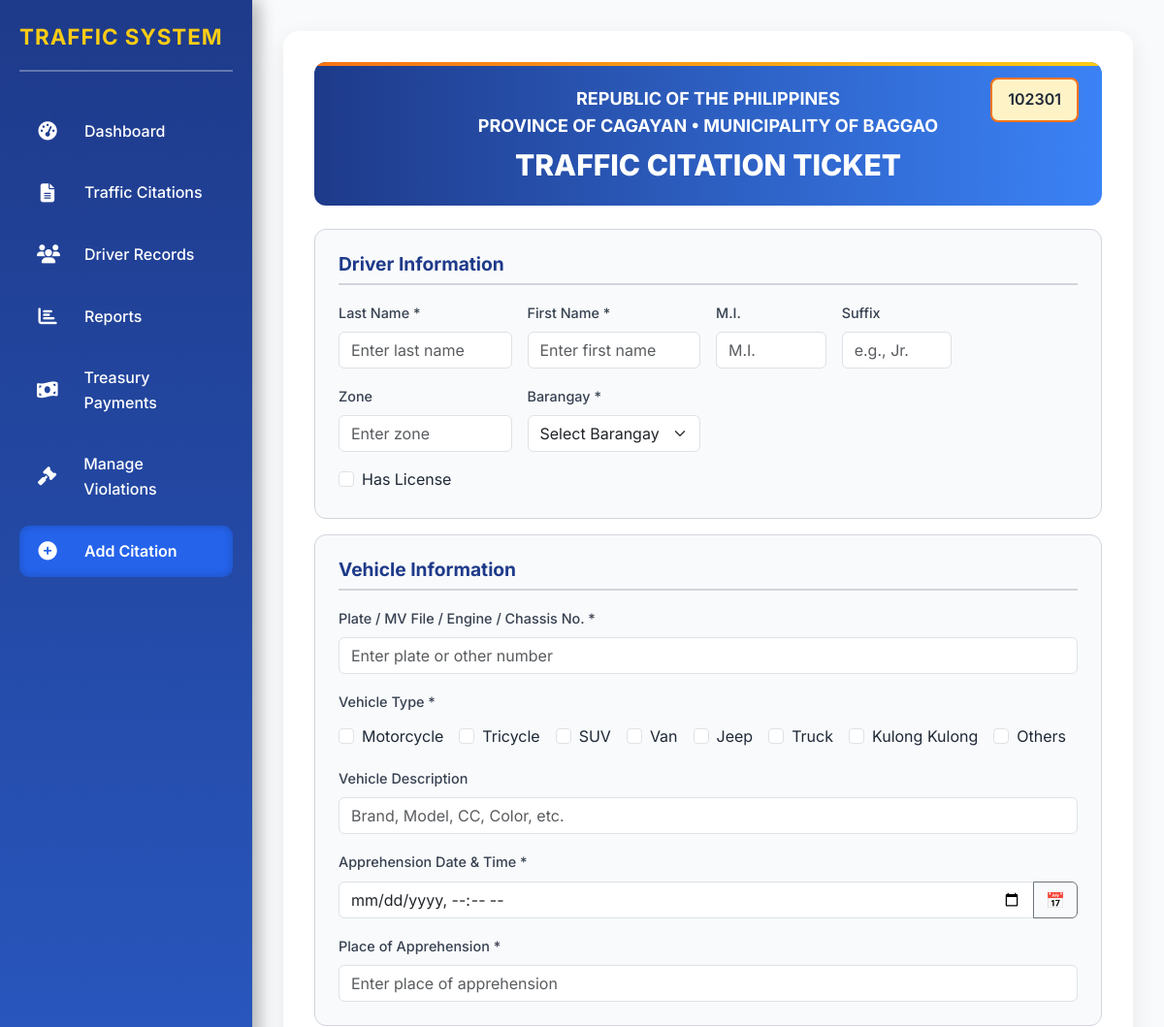
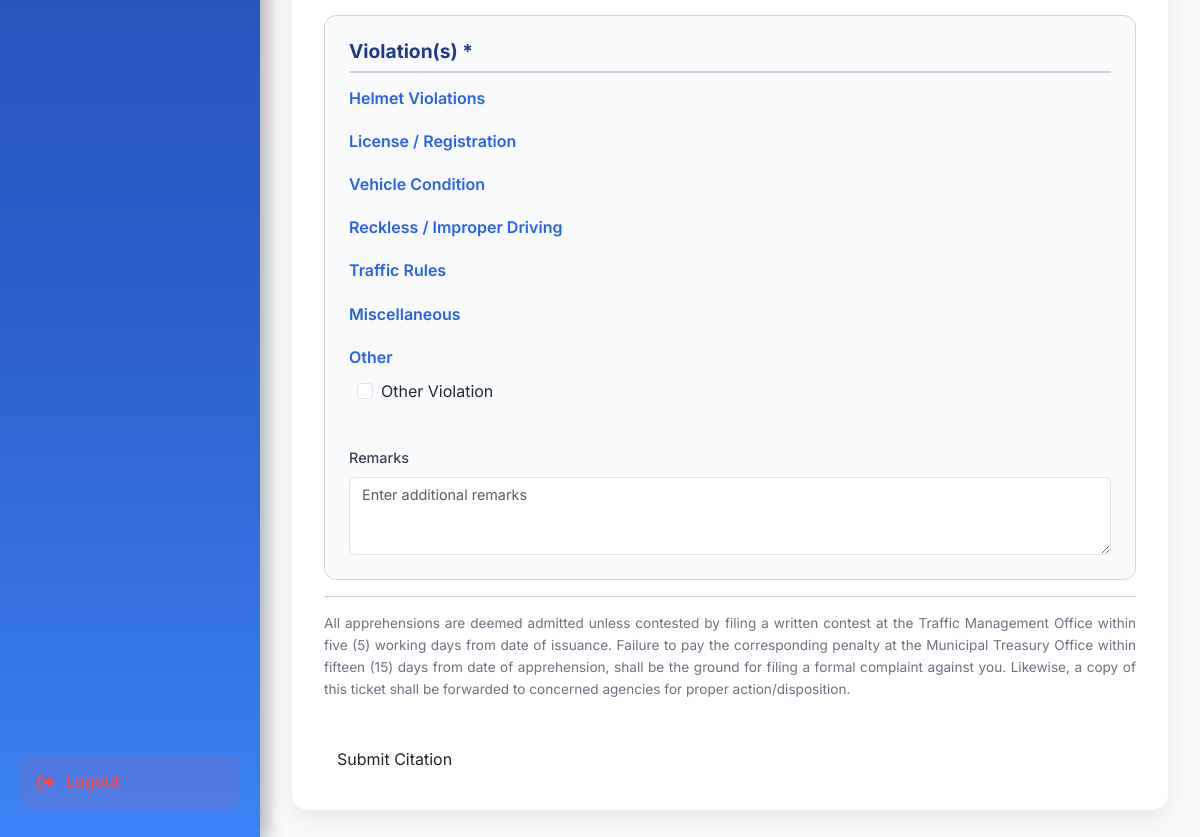
The app's page /, older data (2 pictures, top to bottom).
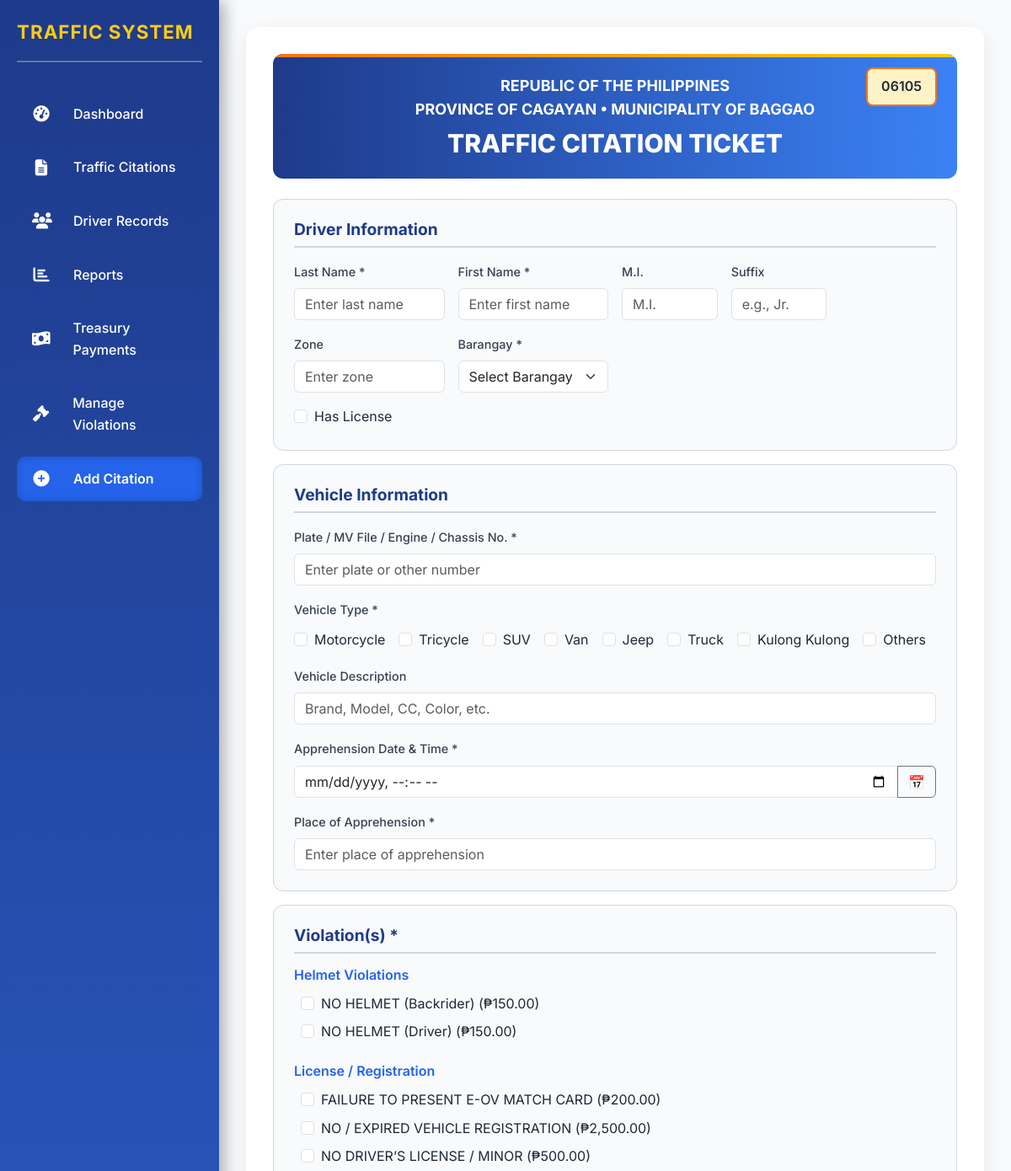
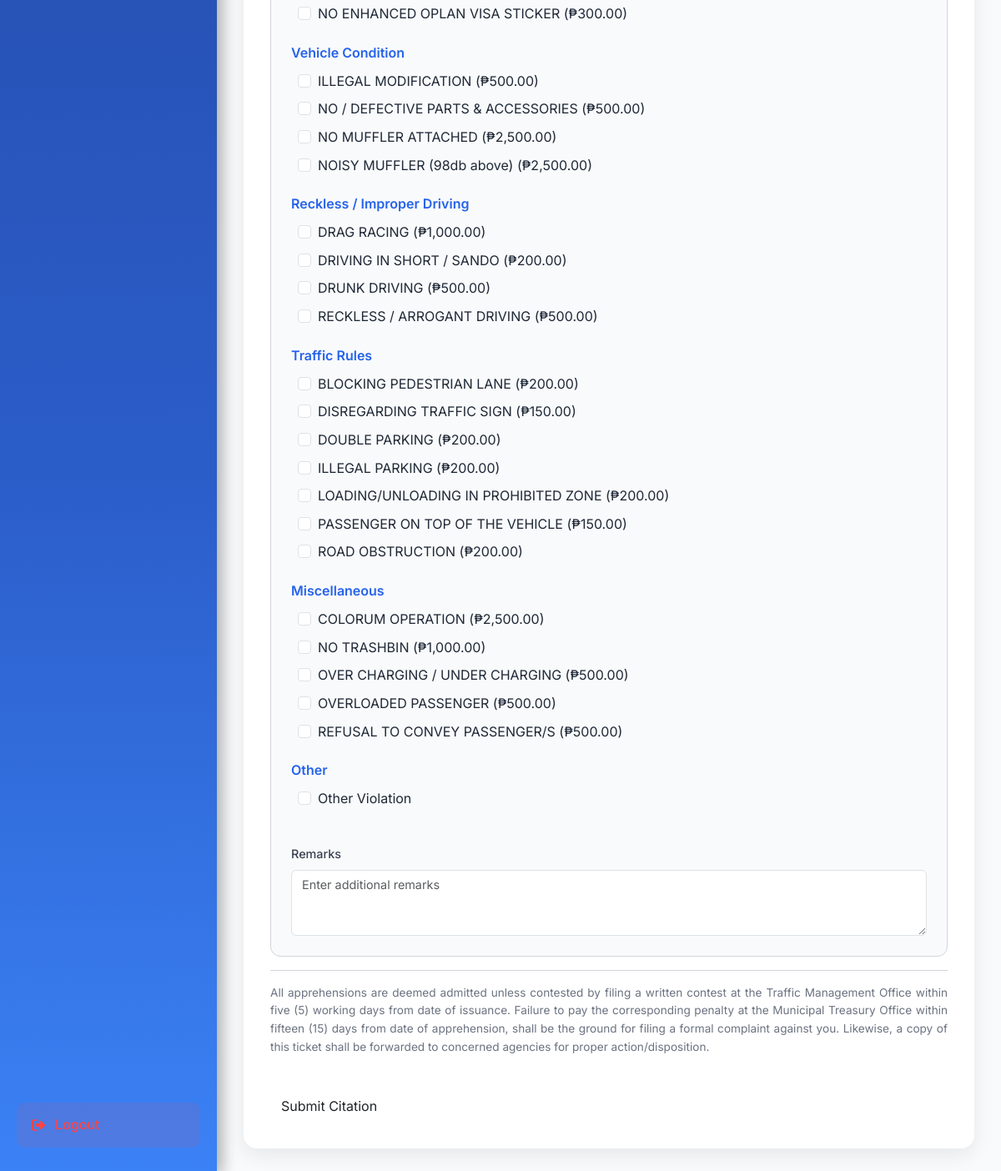
The same page, newer data (2 pictures, top to bottom).
### tables this page shows
CREATE TABLE `violation_types` (
  `violation_type_id` int(11) NOT NULL,
  `violation_type` varchar(100) NOT NULL,
  `fine_amount_1` decimal(10,2) NOT NULL DEFAULT 0.00,
  `fine_amount_2` decimal(10,2) NOT NULL DEFAULT 0.00,
  `fine_amount_3` decimal(10,2) NOT NULL DEFAULT 0.00
);

### index.php (the view, shortened to what the rows shown need)
<?php
try {
    $conn = new PDO("mysql:host=" . DB_HOST . ";dbname=" . DB_NAME, DB_USER, DB_PASS);
    $conn->setAttribute(PDO::ATTR_ERRMODE, PDO::ERRMODE_EXCEPTION);
    $offense_counts = [];
    if (!isset($_SESSION['violation_types'])) {
        $stmt = $conn->query("SELECT violation_type_id, violation_type, fine_amount_1, fine_amount_2, fine_amount_3 FROM violation_types ORDER BY violation_type");
        $_SESSION['violation_types'] = $stmt->fetchAll(PDO::FETCH_ASSOC);
    }
    $violation_types = $_SESSION['violation_types'];
} catch (PDOException $e) {
    $next_ticket = "06101";
    $driver_data = [];
    $violation_types = [];
    error_log("PDOException in index.php: " . $e->getMessage());
}
?>
<!DOCTYPE html>
<html lang="en">
<head>
    <link href="https://cdn.jsdelivr.net/npm/bootstrap@5.3.3/dist/css/bootstrap.min.css" rel="stylesheet">
    <link href="https://cdn.jsdelivr.net/npm/tailwindcss@2.2.19/dist/tailwind.min.css" rel="stylesheet">
    <link rel="stylesheet" href="https://cdnjs.cloudflare.com/ajax/libs/font-awesome/6.4.2/css/all.min.css">
</head>
<body>
        <?php include 'sidebar.php'; ?>
    <div class="content">
        <form id="citationForm" action="insert_citation.php" method="POST">
            <div class="ticket-container position-relative">
                <div class="header">
                    <h1 class="font-extrabold text-3xl mt-2">TRAFFIC CITATION TICKET</h1>
                </div>
                <div class="section">
                    <div class="row violation-list">
                        <div class="col-md-12">
                            <?php
                            $categories = [
                                'Helmet Violations' => ['NO HELMET (Driver)', 'NO HELMET (Backrider)'],
                                'License / Registration' => ['NO DRIVER’S LICENSE / MINOR', 'NO / EXPIRED VEHICLE REGISTRATION', 'NO ENHANCED OPLAN VISA STICKER', 'FAILURE TO PRESENT E-OV MATCH CARD'],
                                'Vehicle Condition' => ['NO / DEFECTIVE PARTS & ACCESSORIES', 'NOISY MUFFLER (98db above)', 'NO MUFFLER ATTACHED', 'ILLEGAL MODIFICATION'],
                                'Reckless / Improper Driving' => ['RECKLESS / ARROGANT DRIVING', 'DRAG RACING', 'DRUNK DRIVING', 'DRIVING IN SHORT / SANDO'],
                                'Traffic Rules' => ['DISREGARDING TRAFFIC SIGN', 'PASSENGER ON TOP OF THE VEHICLE', 'ILLEGAL PARKING', 'ROAD OBSTRUCTION', 'BLOCKING PEDESTRIAN LANE', 'LOADING/UNLOADING IN PROHIBITED ZONE', 'DOUBLE PARKING'],
                                'Miscellaneous' => ['COLORUM OPERATION', 'NO TRASHBIN', 'OVERLOADED PASSENGER', 'OVER CHARGING / UNDER CHARGING', 'REFUSAL TO CONVEY PASSENGER/S']
                            ];
                            foreach ($categories as $category => $category_violations) {
                                echo "<div class='violation-category'><h6>$category</h6>";
                                foreach ($violation_types as $v) {
                                    if (in_array($v['violation_type'], $category_violations)) {
                                        $offense_count = isset($offense_counts[$v['violation_type']]) ? (int)$offense_counts[$v['violation_type']] + 1 : 1;
                                        $label = $v['violation_type'] . ($offense_count > 1 ? " - {$offense_count}" . ($offense_count == 2 ? "nd" : ($offense_count == 3 ? "rd" : "th")) . " Offense" : "") . " (₱" . number_format($v["fine_amount_$offense_count"], 2) . ")";
                                        $key = htmlspecialchars(strtolower(str_replace([' ', '/', '(', ')'], '', $v['violation_type'])));
                                        echo "<div class='form-check'><input type='checkbox' class='form-check-input' name='violations[]' value='" . htmlspecialchars($v['violation_type']) . "' id='$key'><label class='form-check-label' for='$key'>" . htmlspecialchars($label) . "</label></div>";
                                    }
                                }
                                echo "</div>";
                            }
                            ?>
                        </div>
                    </div>
                </div>
            </div>
        </form>
    </div>
</body>
</html>

Row changes from the older to the newer data that the page shows:
added violation_types: label "NO HELMET (Backrider) (₱150.00)", shown under "Helmet Violations"
added violation_types: label "NO HELMET (Driver) (₱150.00)", shown under "Helmet Violations"
added violation_types: label "FAILURE TO PRESENT E-OV MATCH CARD (₱200.00)", shown under "License / Registration"
added violation_types: label "NO / EXPIRED VEHICLE REGISTRATION (₱2,500.00)", shown under "License / Registration"
added violation_types: label "NO DRIVER’S LICENSE / MINOR (₱500.00)", shown under "License / Registration"
added violation_types: label "NO ENHANCED OPLAN VISA STICKER (₱300.00)", shown under "License / Registration"
added violation_types: label "ILLEGAL MODIFICATION (₱500.00)", shown under "Vehicle Condition"
added violation_types: label "NO / DEFECTIVE PARTS & ACCESSORIES (₱500.00)", shown under "Vehicle Condition"
added violation_types: label "NO MUFFLER ATTACHED (₱2,500.00)", shown under "Vehicle Condition"
added violation_types: label "NOISY MUFFLER (98db above) (₱2,500.00)", shown under "Vehicle Condition"
added violation_types: label "DRAG RACING (₱1,000.00)", shown under "Reckless / Improper Driving"
added violation_types: label "DRIVING IN SHORT / SANDO (₱200.00)", shown under "Reckless / Improper Driving"
added violation_types: label "DRUNK DRIVING (₱500.00)", shown under "Reckless / Improper Driving"
added violation_types: label "RECKLESS / ARROGANT DRIVING (₱500.00)", shown under "Reckless / Improper Driving"
added violation_types: label "BLOCKING PEDESTRIAN LANE (₱200.00)", shown under "Traffic Rules"
added violation_types: label "DISREGARDING TRAFFIC SIGN (₱150.00)", shown under "Traffic Rules"
added violation_types: label "DOUBLE PARKING (₱200.00)", shown under "Traffic Rules"
added violation_types: label "ILLEGAL PARKING (₱200.00)", shown under "Traffic Rules"
added violation_types: label "LOADING/UNLOADING IN PROHIBITED ZONE (₱200.00)", shown under "Traffic Rules"
added violation_types: label "PASSENGER ON TOP OF THE VEHICLE (₱150.00)", shown under "Traffic Rules"
added violation_types: label "ROAD OBSTRUCTION (₱200.00)", shown under "Traffic Rules"
added violation_types: label "COLORUM OPERATION (₱2,500.00)", shown under "Miscellaneous"
added violation_types: label "NO TRASHBIN (₱1,000.00)", shown under "Miscellaneous"
added violation_types: label "OVER CHARGING / UNDER CHARGING (₱500.00)", shown under "Miscellaneous"
added violation_types: label "OVERLOADED PASSENGER (₱500.00)", shown under "Miscellaneous"
added violation_types: label "REFUSAL TO CONVEY PASSENGER/S (₱500.00)", shown under "Miscellaneous"
Text that changed along with them:
$next_ticket: "102301" → "06105"
